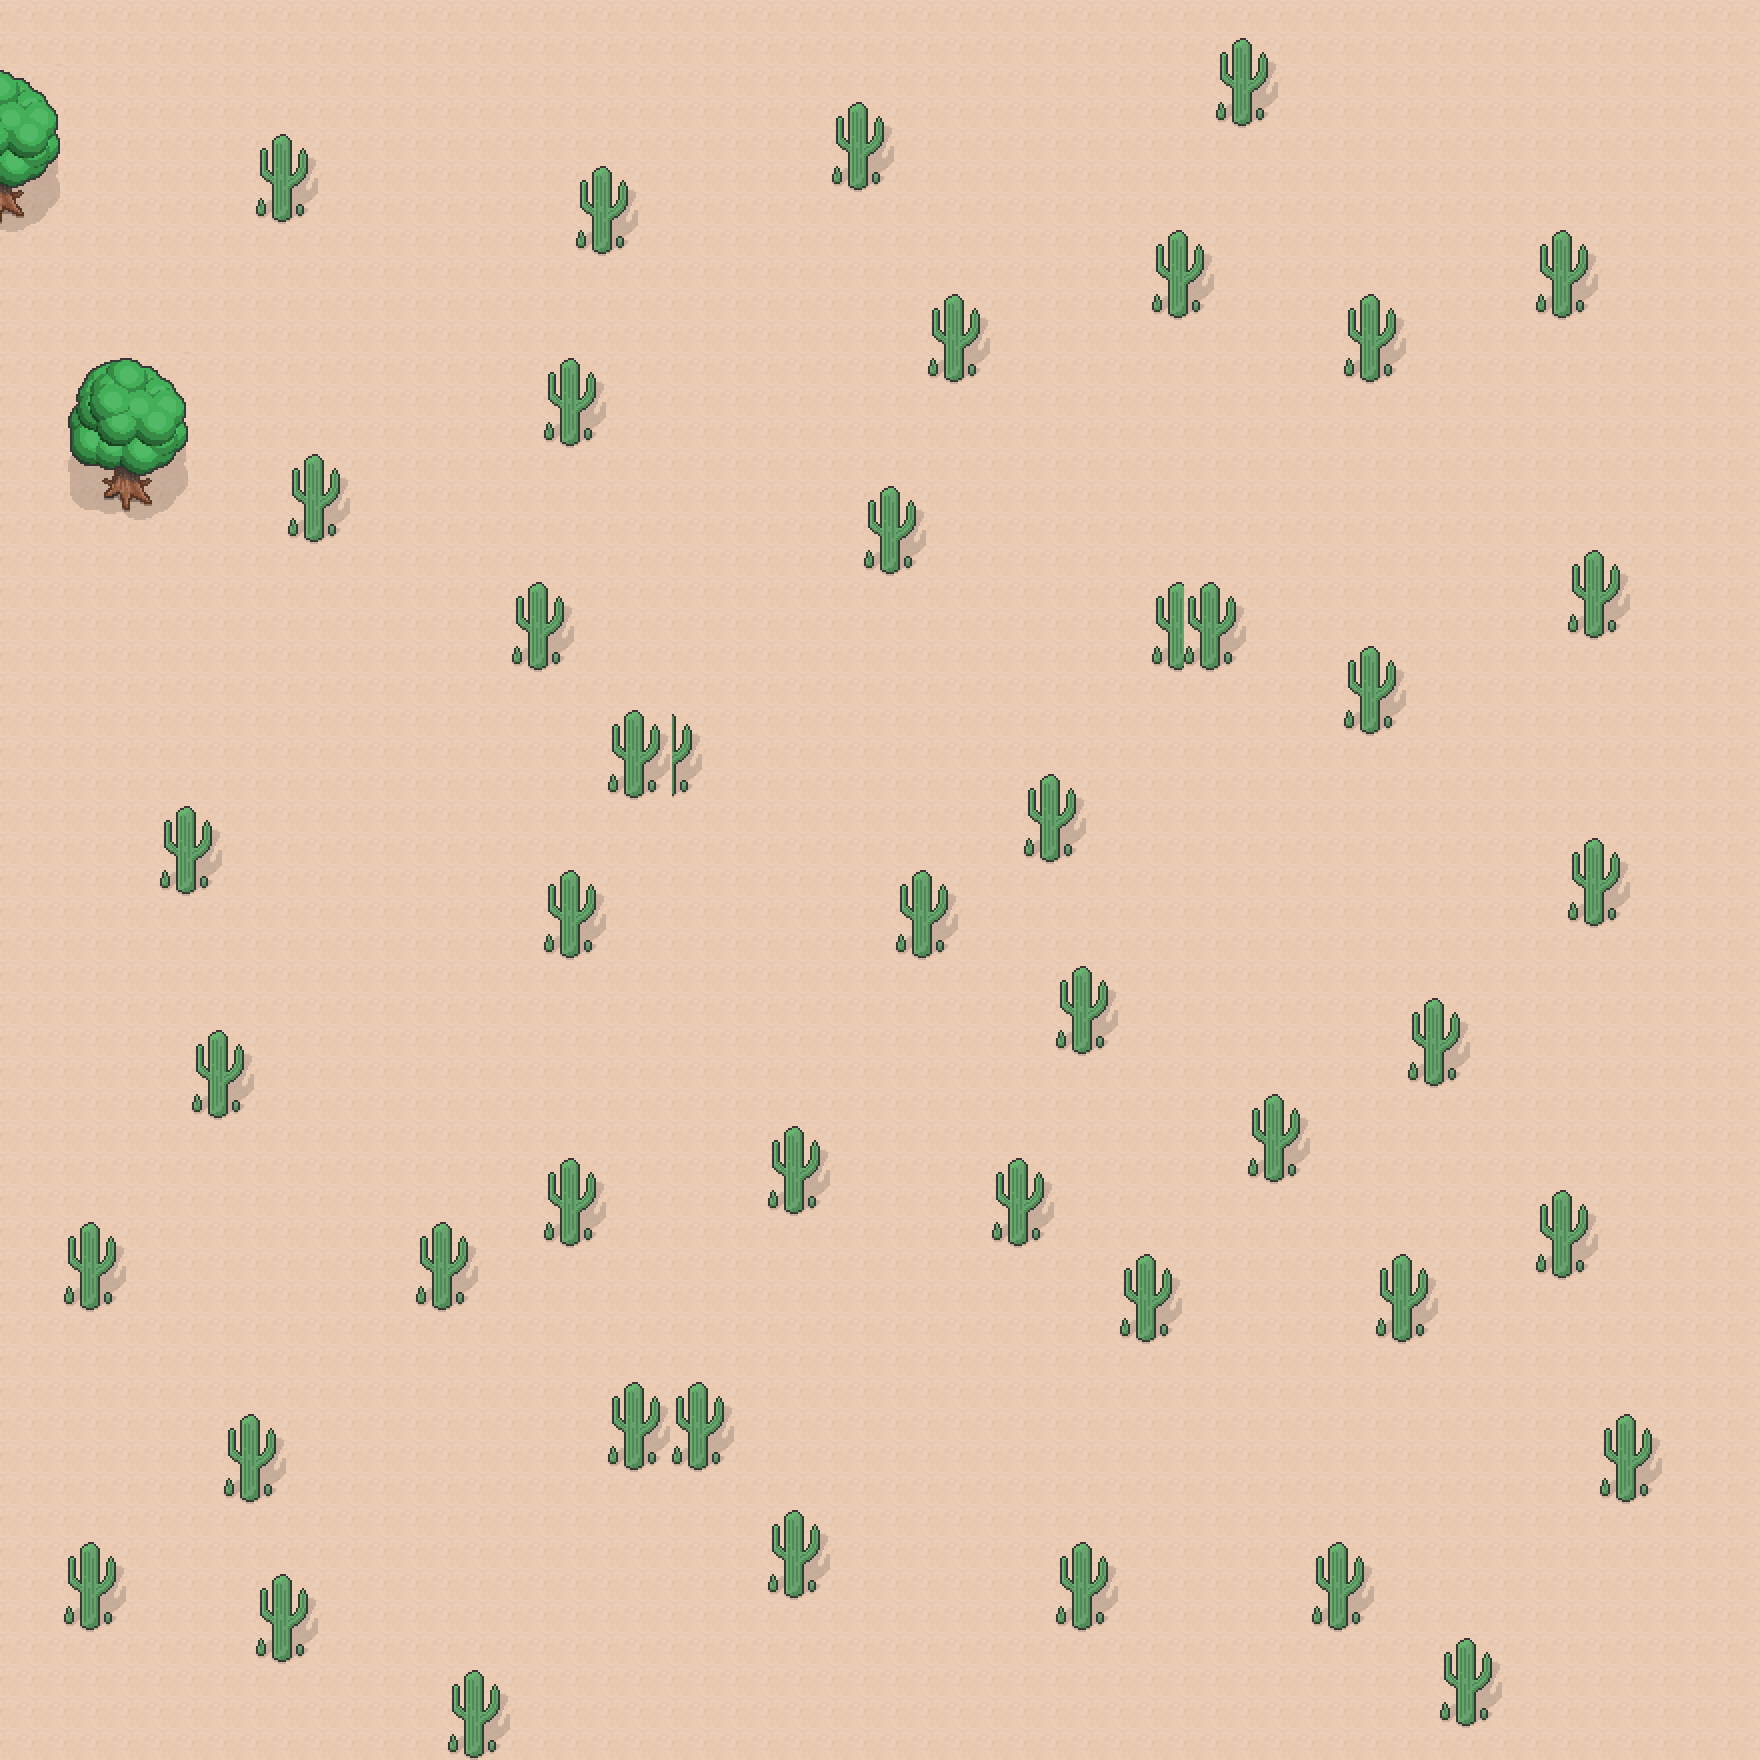

Rendered tile map (Tiled .tmx) drawn with the repository's tilesets; below, a short description and the map source with its tile grids summarised:
An orthogonal 55x55 tile map with 32x32 px tiles, 12 tile layers (grouuuund, groundvariations, grass, stone, ...).

<map version="1.0" tiledversion="2017.10.31" orientation="orthogonal" renderorder="right-down" width="55" height="55" tilewidth="32" tileheight="32" infinite="0" backgroundcolor="#ff55ff" nextobjectid="383">
 <tileset firstgid="1" name="tilesheet" tilewidth="32" tileheight="32" tilecount="1960" columns="20">
  <image source="tilesheet.png" width="640" height="3136" />
 </tileset>
 <layer name="grouuuund" width="55" height="55">
  <data>[3025 cells, 3025 non-empty, 1 distinct tile ids]</data>
 </layer>
 <layer name="groundvariations" width="55" height="55" opacity="0">
  <data>[3025 cells, 12 non-empty, 8 distinct tile ids]</data>
 </layer>
 <layer name="grass" width="55" height="55" opacity="0">
  <data>[3025 cells, 234 non-empty, 30 distinct tile ids]</data>
 </layer>
 <layer name="stone" width="55" height="55" opacity="0">
  <data>[3025 cells, 68 non-empty, 27 distinct tile ids]</data>
 </layer>
 <layer name="ground" width="55" height="55" opacity="0">
  <data>[3025 cells, 183 non-empty, 4 distinct tile ids]</data>
 </layer>
 <layer name="grassvariations" width="55" height="55" opacity="0">
  <data>[3025 cells, 12 non-empty, 8 distinct tile ids]</data>
 </layer>
 <layer name="mud" width="55" height="55" opacity="0">
  <data>[3025 cells, 40 non-empty, 22 distinct tile ids]</data>
 </layer>
 <layer name="river" width="55" height="55" opacity="0">
  <data>[3025 cells, 70 non-empty, 20 distinct tile ids]</data>
 </layer>
 <layer name="Houses" width="55" height="55" opacity="0">
  <data>[3025 cells, 137 non-empty, 137 distinct tile ids]</data>
 </layer>
 <layer name="camps" width="55" height="55" opacity="0">
  <data>[3025 cells, 8 non-empty, 3 distinct tile ids]</data>
 </layer>
 <layer name="Trees2" width="55" height="55">
  <data>[3025 cells, 314 non-empty, 30 distinct tile ids]</data>
 </layer>
 <layer name="Bridge" width="55" height="55" opacity="0">
  <data>[3025 cells, 28 non-empty, 4 distinct tile ids]</data>
 </layer>
</map>
